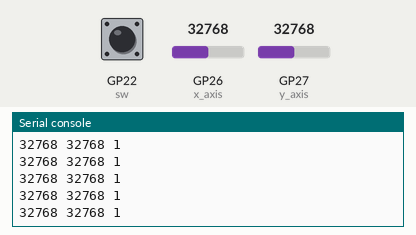
Simulated run of this program. Board: Raspberry Pi Pico running MicroPython. Shown: the last lines printed to the serial console. The test bench sets the inputs (shaded band); at power-on: GP26 (x_axis) = 32768, GP27 (y_axis) = 32768, GP22 (sw) HIGH (analog values on the 0–65535 scale).

Above: at 1.2 s.
1.3 s: GP26 (x_axis) set to 45874
At 1.32 s:
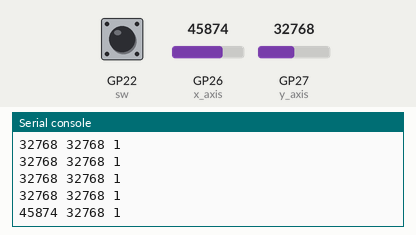
2.8 s: GP27 (y_axis) set to 45874
At 2.83 s:
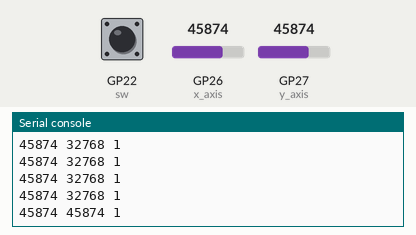
4.3 s: GP22 (sw) pulled LOW for 0.15 s
At 4.34 s:
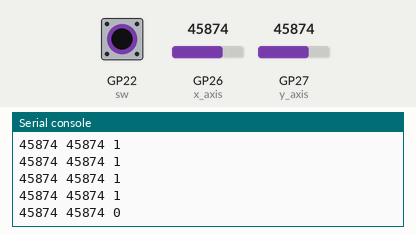
5.9 s: GP26 (x_axis) set to 57670
At 5.9 s:
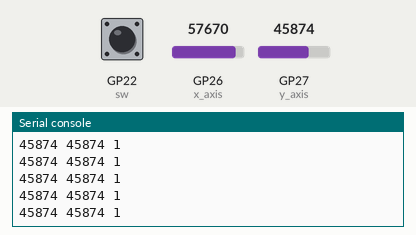
7.4 s: GP22 (sw) pulled LOW for 1 s
At 7.45 s:
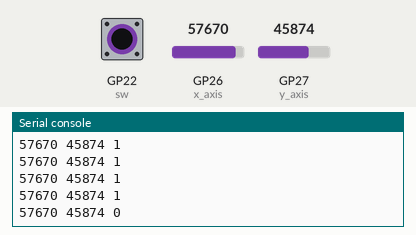
9.9 s: GP27 (y_axis) set to 57670
At 9.92 s:
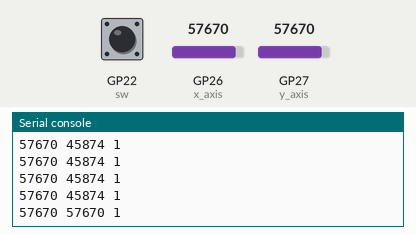
Timing chart, 0 to 12.4 s (numbered marks = the images above; inputs shaded):
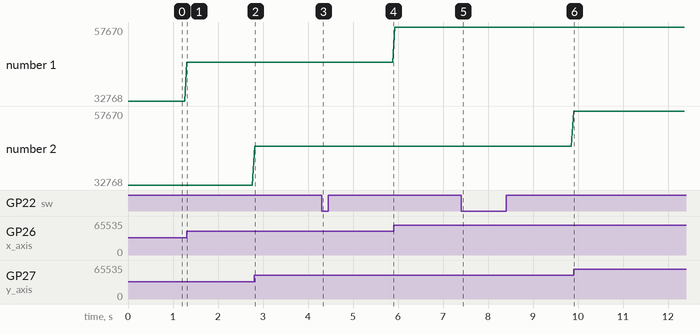

Measured:
- after the input at 1.3 s, the serial console: prints a new line at once (image 1)
- after the input at 2.8 s, the serial console: prints a new line at once (image 2)
- after the input at 4.3 s, the serial console: prints a new line at once (image 3)
- after the input at 7.4 s, the serial console: prints a new line at once (image 5)
- after the input at 9.9 s, the serial console: prints a new line at once (image 6)
- plotted number 1: 32768 → 45874 after the input at 1.3 s, 45874 → 57670 after the input at 5.9 s

The program:

Lab19_joystick.py
```python
from machine import Pin,ADC
import time

x_axis = ADC(0)
y_axis = ADC(1)

# 建立 Pin 物件, 並啟用上拉電阻, 並命名為 sw
sw = Pin(22,Pin.IN,Pin.PULL_UP)

while True:
    print(x_axis.read_u16(),y_axis.read_u16(),sw.value())
    time.sleep(0.05) 
```
